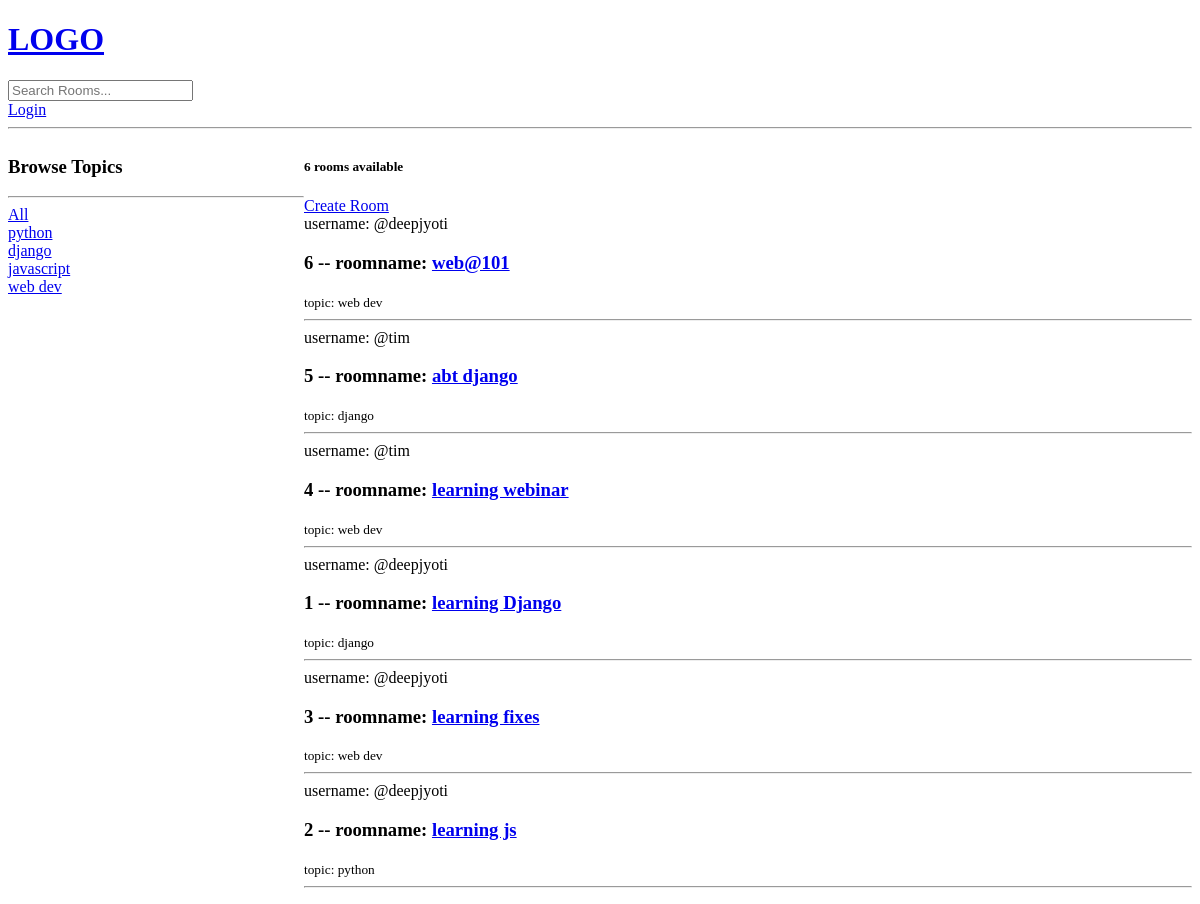
/, run on an earlier commit of the app's database.
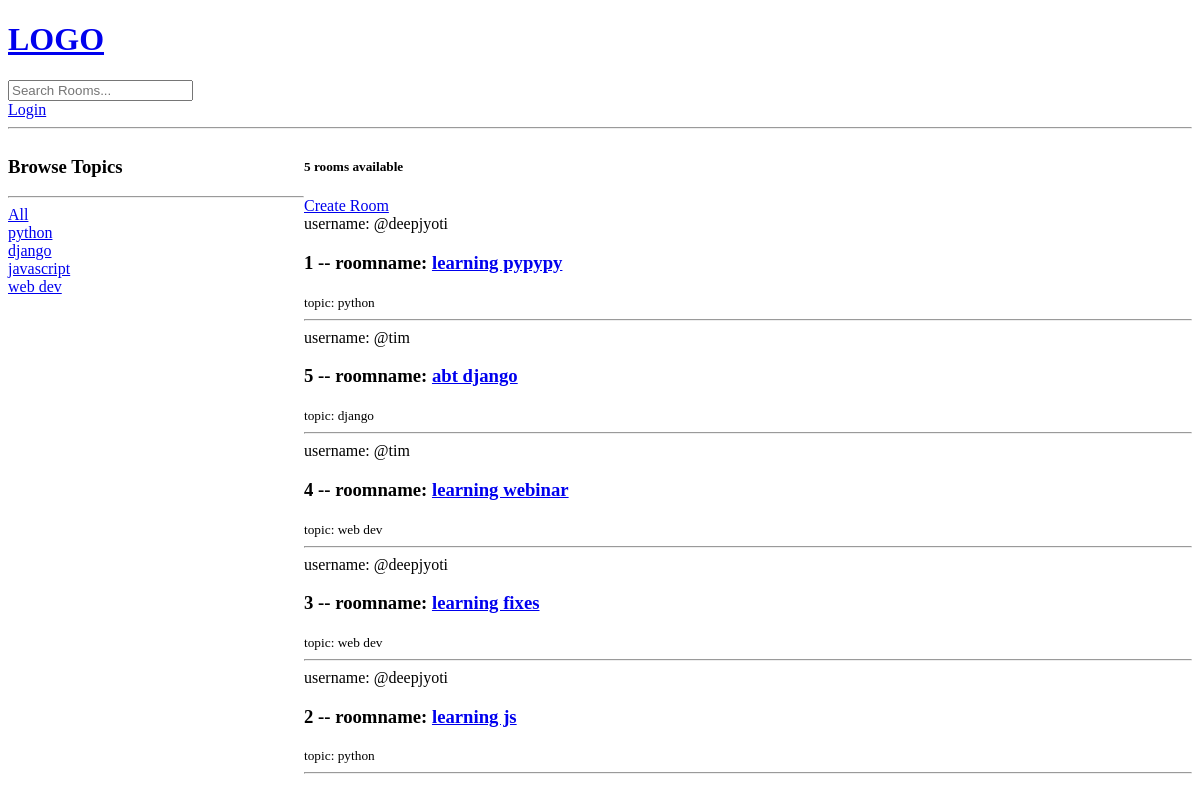
And on a later commit of the database.
### base/models.py (models this page shows, shortened)
class Topic(models.Model):
    name = models.CharField(max_length=200)

class Room(models.Model): #id created by default
    host = models.ForeignKey(User, on_delete=models.SET_NULL, null = True)
    topic = models.ForeignKey(Topic, on_delete=models.SET_NULL, null = True) #Room can have only one topic
    name = models.CharField(max_length = 200)
    description = models.TextField(null = True, blank = True) #cannot be blank when set to false
    updated = models.DateTimeField(auto_now = True)
    created = models.DateTimeField(auto_now_add = True)
    class Meta: #order by which data is displayed
        ordering = ['-updated', '-created']

### base/views.py (the view)
# urls.py: path('', views.home, name='home'),
def home(request):
    q = request.GET.get('q') if request.GET.get('q') != None else '' #returning all at empty
    rooms = Room.objects.filter(
        Q(topic__name__icontains = q) |
        Q(name__icontains=q) |
        Q(description__icontains = q)
        )
    topics = Topic.objects.all()
    room_count = rooms.count() #works faster than len
    context = {'rooms': rooms, 'topics': topics, 'room_count': room_count}
    return render(request, 'base/home.html', context)

### base/templates/base/home.html (shortened to what this page needs)
{%extends 'main.html'%}
{%block content%}
    <div class="home-container">
        <div>
            <h3>Browse Topics</h3>
            <hr>
            <div>
            <a href = "{%url 'home' %}">All</a>
            </div>
            {% for topic in topics %}
            <div>
                <a href = "{%url 'home' %}?q={{topic.name}}">{{topic.name}}</a>
            </div>
            {% endfor %}
        </div>
    <div>
        <h5>{{room_count}} rooms available</h5>
        <a href="{% url 'create-room' %}">Create Room</a>
            <div>
                {%for room in rooms%}
                <div>
                    <span> username: @{{room.host.username}} </span>
                    <h3>{{room.id}} -- roomname: <a href = "{% url 'room' room.id %}">{{room.name}}</a></h3>
                    <small>topic: {{room.topic.name}}</small>
                    <hr>
                </div>
                {%endfor%}
        </div>
    </div>
</div>
{% endblock content %}

### templates/main.html (shortened to what this page needs)
<!DOCTYPE html>
<html lang="en">
<head>
</head>
<body>
    {%include 'navbar.html'%}
    {% block content %}
    {% endblock %}
</body>
</html>

### templates/navbar.html
<a href = "/">
    <h1>LOGO</h1>
</a>
<form method="GET" action="{% url 'home' %}">
    <input type="text" name="q" placeholder="Search Rooms...">
</form>
{% if request.user.is_authenticated %}
<a href="{% url 'logout' %}">Logout</a>
{% else %}
<a href="{% url 'login' %}">Login</a>
{% endif %}
<hr>

### base/templates/base/home.html (style rules this page uses)
.home-container { display: grid; grid-template-columns: 1fr 3fr; }

What changed in the data, as far as the page shows it:
removed Room: host.username "deepjyoti", id "6", name "web@101", topic.name "web dev"
changed Room id 1: name "learning Django" → "learning pypypy"; topic.name "django" → "python"; moves up the list
Also different on the page:
{{ room_count }}: "6" → "5"
